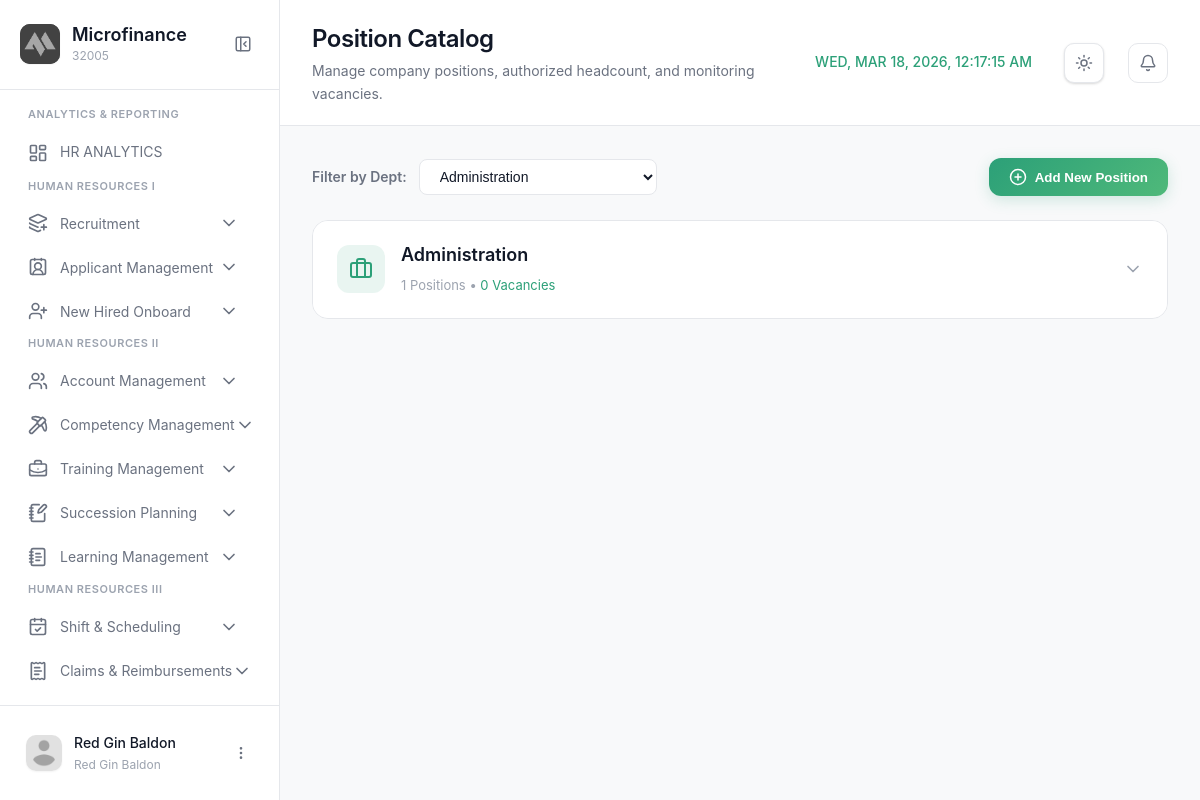
Before: /modules/admin/positioncatalog.php?dept=1 (signed in) with the older database file.
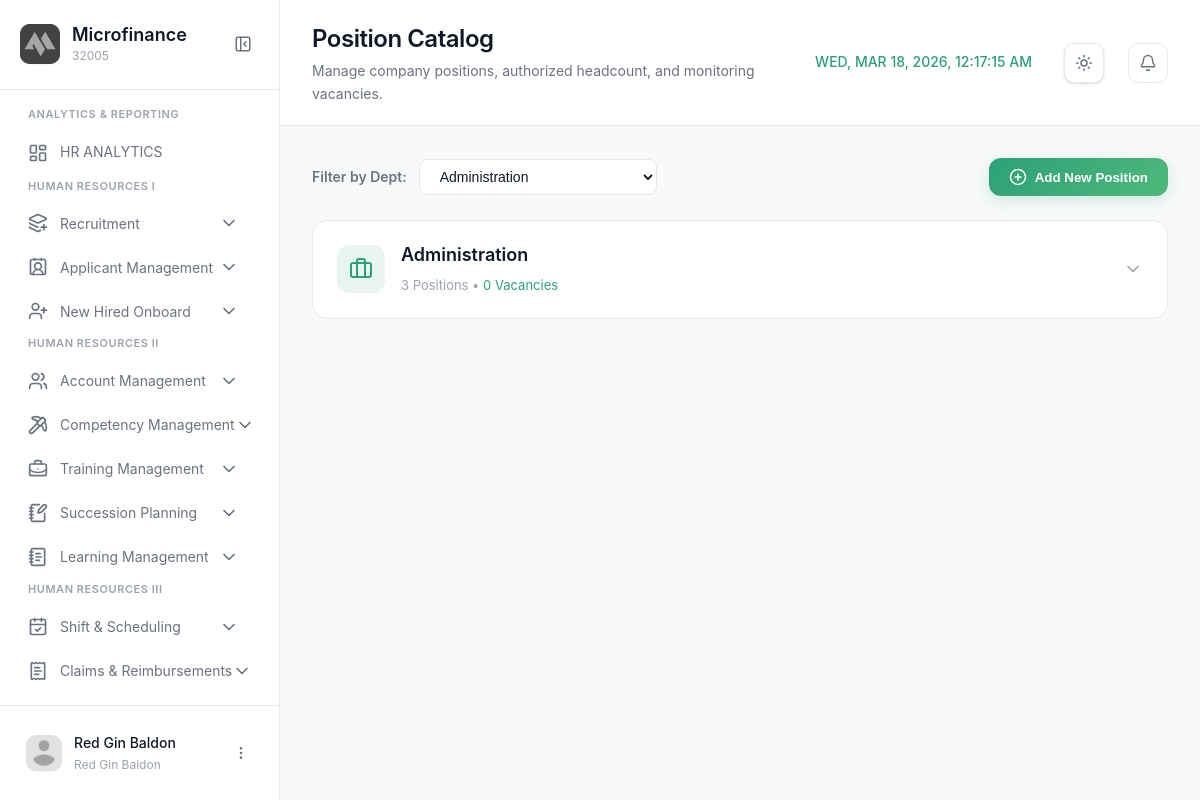
After: the same page with the newer database file.
### tables this page shows
CREATE TABLE `positions` (
  `PositionID` int(11) NOT NULL,
  `PositionName` varchar(100) NOT NULL,
  `JobDescription` text DEFAULT NULL,
  `PositionCode` varchar(10) DEFAULT NULL,
  `DepartmentID` int(11) DEFAULT NULL,
  `SalaryGradeID` int(11) DEFAULT NULL,
  `AuthorizedHeadcount` int(11) DEFAULT 1
);

CREATE TABLE `department` (
  `DepartmentID` int(11) NOT NULL,
  `DepartmentName` varchar(100) NOT NULL
);

### modules/admin/positioncatalog.php (the view, shortened to what the changed rows need)
<?php
require_once '../../config/config.php';
$filterDept = $_GET['dept'] ?? 'all';
$sql = "SELECT p.*, d.DepartmentName, sg.GradeName,
        (SELECT COUNT(*) FROM employmentinformation ei WHERE ei.PositionID = p.PositionID) as CurrentHeadcount,
        (SELECT COUNT(*) FROM recruitment_requisitions rr WHERE rr.PositionID = p.PositionID AND rr.Status IN ('Pending', 'Active', 'Posted')) as HasRequisition,
        (SELECT COUNT(*) FROM position_competencies pc WHERE pc.position_id = p.PositionID) as CompCount,
        p.JobDescription
        FROM positions p
        JOIN department d ON p.DepartmentID = d.DepartmentID
        JOIN salary_grades sg ON p.SalaryGradeID = sg.SalaryGradeID";
if ($filterDept !== 'all') {
    $sql .= " WHERE p.DepartmentID = " . (int)$filterDept;
}
$sql .= " ORDER BY (p.AuthorizedHeadcount - (SELECT COUNT(*) FROM employmentinformation ei WHERE ei.PositionID = p.PositionID)) DESC, HasRequisition DESC, p.PositionName ASC";
$positionsResult = $conn->query($sql);
$groupedPositions = [];
while ($row = $positionsResult->fetch_assoc()) {
    $deptName = $row['DepartmentName'];
    if (!isset($groupedPositions[$deptName])) {
        $groupedPositions[$deptName] = [
            'DepartmentID' => $row['DepartmentID'],
            'Positions' => [],
            'TotalVacancies' => 0,
            'TotalRequisitions' => 0
        ];
    }
    $groupedPositions[$deptName]['Positions'][] = $row;
}
?>
<!DOCTYPE html>
<html lang="en">
<head>
  <link rel="stylesheet" href="../../css/positioncatalog.css?v=1.2">
</head>
<body>
  <aside class="sidebar" id="sidebar">
    <div class="sidebar-header">
      <div class="logo-container">
        <div class="logo-text">
          <h2 class="app-name">Microfinance</h2>
        </div>
      </div>
    </div>
  </aside>
  <main class="main-content">
    <header class="page-header">
      <div class="header-left">
        <div class="header-title">
          <h1>Position Catalog</h1>
        </div>
      </div>
    </header>
    <div class="content-wrapper">
      <div class="accordions-container">
          <?php if (empty($groupedPositions)): ?>
              <div class="content-card">
                  <div class="card-body" style="padding: 40px; text-align: center; color: var(--text-secondary);">
                      No positions found for the selected criteria.
                  </div>
              </div>
          <?php else: foreach ($groupedPositions as $deptName => $data):
              $hasVacancies = $data['TotalVacancies'] > 0;
          ?>
              <div class="dept-accordion <?php echo $hasVacancies ? 'has-vacancies' : ''; ?>" id="accordion-<?php echo str_replace(' ', '-', $deptName); ?>">
                  <div class="accordion-header" onclick="toggleAccordion('<?php echo str_replace(' ', '-', $deptName); ?>')">
                      <div class="header-left">
                          <div class="dept-icon">
                              <?php
                                  $icon = 'building-2';
                                  if (stripos($deptName, 'Adm') !== false) $icon = 'briefcase';
                              ?>
                              <i data-lucide="<?php echo $icon; ?>"></i>
                          </div>
                          <div class="dept-info">
                              <h3><?php echo htmlspecialchars($deptName); ?></h3>
                              <span class="dept-stats">
                                  <?php echo count($data['Positions']); ?> Positions •
                                  <span class="<?php echo $hasVacancies ? 'text-danger' : 'text-success'; ?>">
                                      <?php echo $data['TotalVacancies']; ?> Vacancies
                                  </span>
                              </span>
                          </div>
                      </div>
                      <div class="header-right">
                          <i data-lucide="chevron-down" class="accordion-chevron"></i>
                      </div>
                  </div>
              </div>
          <?php endforeach; endif; ?>
      </div>
    </div>
  </main>
</body>
</html>

Changed rows visible on the page:
changed positions "Administration": count($data['Positions']) "1" → "3"
